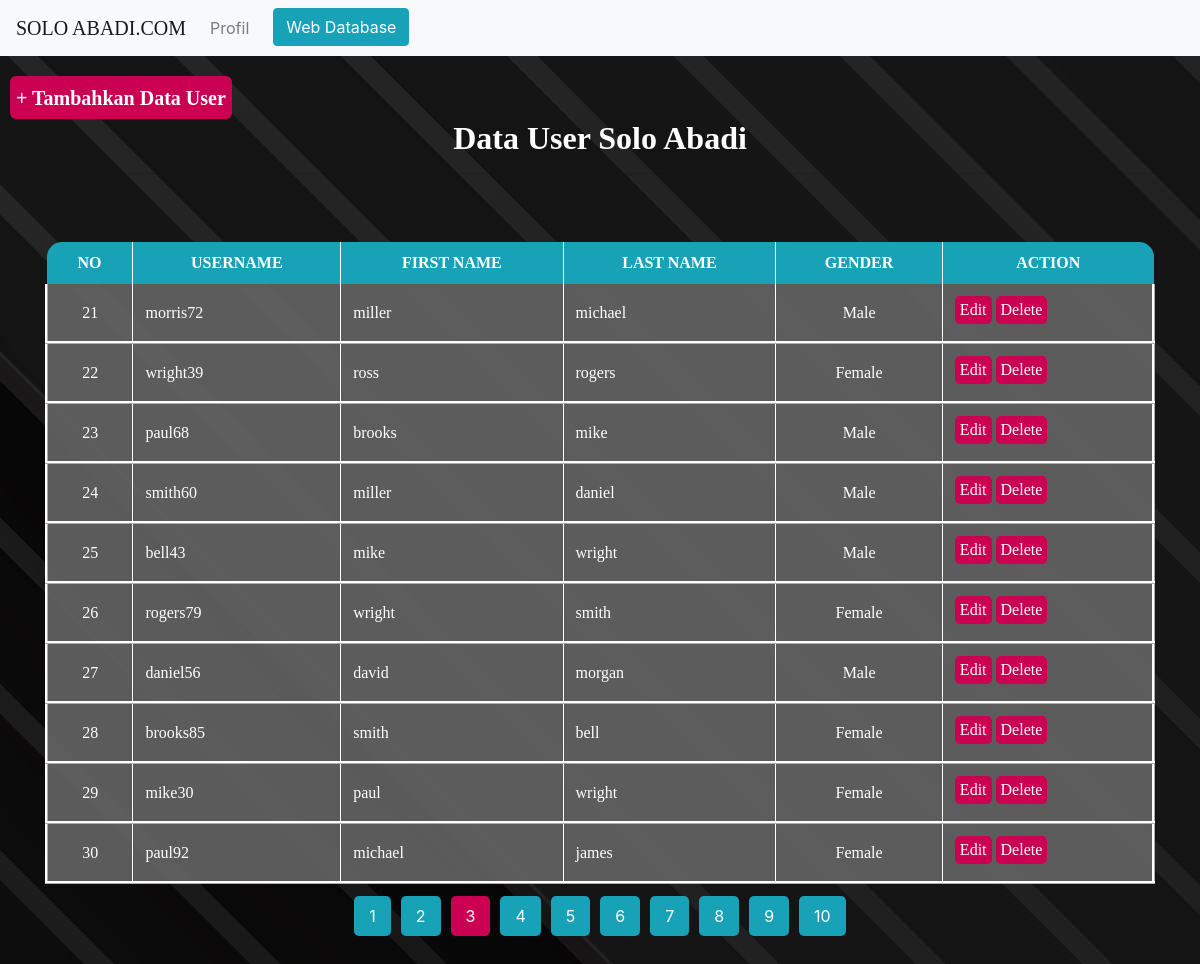
Page /db.php?page=3 on the committed database.
### tables this page shows
CREATE TABLE `user` (
  `id_user` int(11) NOT NULL,
  `username` varchar(255) DEFAULT NULL,
  `first_name` varchar(50) DEFAULT NULL,
  `last_name` varchar(50) DEFAULT NULL,
  `gender` varchar(10) DEFAULT NULL
);

### db.php (the view, shortened to what this page needs)
<?php
include 'nav.php';
include_once("connection.php");
$limit = 10;
$page = isset($_GET['page']) ? (int)$_GET['page'] : 1;
$start = ($page > 1) ? ($page * $limit) - $limit : 0;
$queryTotal = $conn->query('SELECT COUNT(*) AS total FROM user');
$total = $queryTotal->fetch(PDO::FETCH_ASSOC)['total'];
$pages = ceil($total / $limit);
$query = $conn->prepare('SELECT * FROM user LIMIT :start, :limit');
$query->bindParam(':start', $start, PDO::PARAM_INT);
$query->bindParam(':limit', $limit, PDO::PARAM_INT);
$query->execute();
?>
<head>
    <link rel="stylesheet" href="css/bootstrap.min.css">
    <form action="form.php">
        <button style="border-style: none; padding-top: 10px; margin-left: 10px; margin-top: 20px; border-radius: 6px; background-color : #cc0052; font-family : Cambria Math; color: white;">
            <h5><b> + Tambahkan Data User</b></h5>
        </button>
        <h2 style="text-align: center; font-family: Cambria Math; color: white;"><b>Data User Solo Abadi</b><hr></h2>
    </form>
</head>
<body style="background-image: url('src/a.jpg');">
    <div class="container">
        <table border="1" cellspacing="0" cellpadding="12" style="border: 1px white;">
            <thead>
                <tr style="border-style: hidden; text-align: center; color: white; font-family: Cambria Math;">
                    <th style="background-color: #17a2b8; font-weight: bold; border-top-left-radius: 15px;">NO</th>
                    <th style="background-color: #17a2b8">USERNAME</th>
                    <th style="background-color: #17a2b8">FIRST NAME</th>
                    <th style="background-color: #17a2b8">LAST NAME</th>
                    <th style="background-color: #17a2b8">GENDER</th>
                    <th style="background-color: #17a2b8; border-top-right-radius: 15px">ACTION</th>
                </tr>
            </thead>
            <tbody>
                <?php if ($query->rowCount() > 0): ?>
                    <?php
                    $no = $start + 1;
                    foreach ($query->fetchAll(PDO::FETCH_ASSOC) as $row):
                    ?>
                    <tr style="border-style: ridge;">
                        <td style="background-color: rgba(100,100,100,.9); font-family: Cambria Math; color: #FFFFFF; text-align: center;"><?php echo $no; ?></td>
                        <td style="background-color: rgba(100,100,100,.9); font-family: Cambria Math; color: #FFFFFF;"><?php echo $row['username']; ?></td>
                        <td style="background-color: rgba(100,100,100,.9); font-family: Cambria Math; color: #FFFFFF;"><?php echo $row['first_name']; ?></td>
                        <td style="background-color: rgba(100,100,100,.9); font-family: Cambria Math; color: #FFFFFF;"><?php echo $row['last_name']; ?></td>
                        <td style="background-color: rgba(100,100,100,.9); font-family: Cambria Math; color: #FFFFFF; text-align: center;"><?php echo $row['gender']; ?></td>
                        <td style="background-color: rgba(100,100,100,.9);">
                            <button class="action-btn" onclick="window.location.href='Edit1.php?id_user=<?php echo $row['id_user']; ?>'">Edit</button>
                            <button class="action-btn" onclick="window.location.href='Delete.php?id_user=<?php echo $row['id_user']; ?>'">Delete</button>
                        </td>
                    </tr>
                    <?php
                    $no++;
                    endforeach;
                    ?>
                <?php else: ?>
                    <tr>
                        <td colspan="6" style="background-color: rgba(100,100,100,.9); text-align: center; color: #FFFFFF;">Belum ada data user</td>
                    </tr>
                <?php endif; ?>
            </tbody>
        </table>
        <ul class="pagination">
            <?php for ($i = 1; $i <= $pages; $i++): ?>
                <li><a class="<?= ($i == $page) ? 'active' : '' ?>" href="?page=<?= $i; ?>"><?= $i; ?></a></li>
            <?php endfor; ?>
        </ul>
    </div>
</body>

### db.php (style rules this page uses)
.container { display: flex; justify-content: center; align-items: center; flex-direction: column; min-height: 100vh; }
table { width: 100%; border-collapse: collapse; margin-bottom: 20px; margin-top: 6px; }
th, td { padding: 12px; border: 1px solid white; }
th { background-color: #17a2b8; color: white; font-family: Cambria Math; }
td { background-color: rgba(100,100,100,.9); color: white; font-family: Cambria Math; }
.action-btn { border: none; padding: 5px; margin-bottom: 5px; border-radius: 5px; background-color: #cc0052; font-family: Cambria Math; color: white; cursor: pointer; }
.pagination { display: flex; justify-content: center; list-style: none; padding: 0; }
.pagination li { margin: 0 5px; }
.pagination a { color: white; padding: 10px 15px; background-color: #17a2b8; text-decoration: none; border-radius: 5px; }
.pagination a.active { background-color: #cc0052; }

### rows in the picture
user: username "morris72", first_name "miller", last_name "michael", gender "Male"
user: username "wright39", first_name "ross", last_name "rogers", gender "Female"
user: username "paul68", first_name "brooks", last_name "mike", gender "Male"
user: username "smith60", first_name "miller", last_name "daniel", gender "Male"
user: username "bell43", first_name "mike", last_name "wright", gender "Male"
user: username "rogers79", first_name "wright", last_name "smith", gender "Female"
user: username "daniel56", first_name "david", last_name "morgan", gender "Male"
user: username "brooks85", first_name "smith", last_name "bell", gender "Female"
user: username "mike30", first_name "paul", last_name "wright", gender "Female"
user: username "paul92", first_name "michael", last_name "james", gender "Female"
